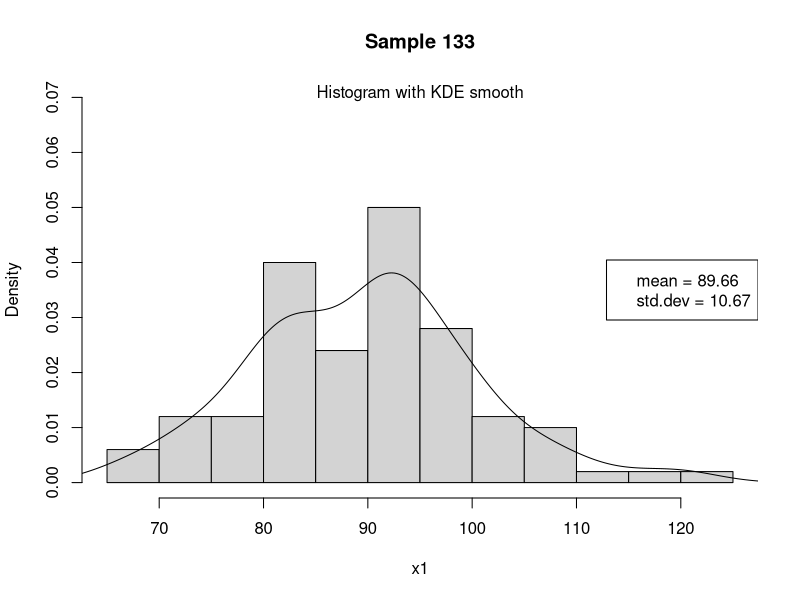
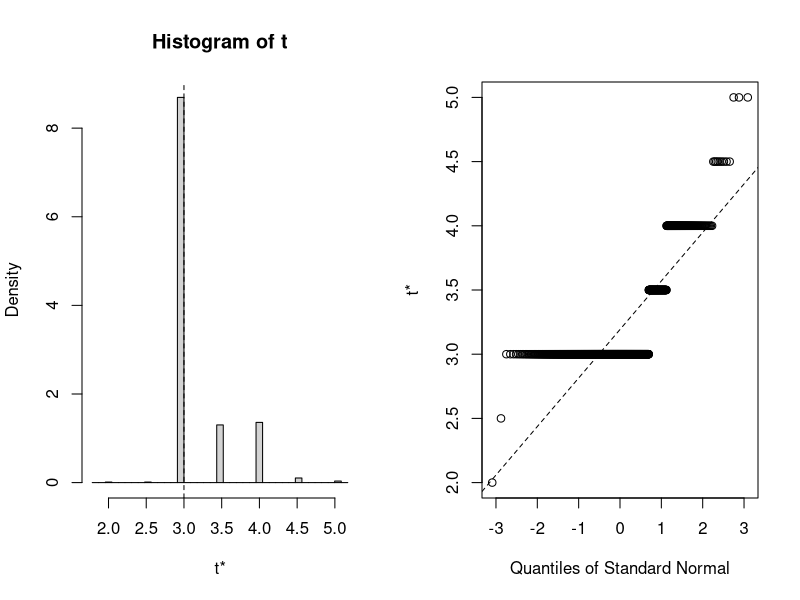

Write R code to recreate these figures, in order.
### R code from vignette source 'summeR-4-2-iteration-uniquebackupstring.Rnw'
### Encoding: UTF-8

###################################################
### code chunk number 1: tmpout
###################################################
tdir <- "tmpout"
if(!dir.exists(tdir)) dir.create(tdir, showWarnings=FALSE)


###################################################
### code chunk number 2: Roptions
###################################################
opts.orig <- options()
options(width=100, prompt="> ")
options(useFancyQuotes = FALSE)
set.seed(12345)
par.orig <- par(no.readonly = TRUE) 
pjmar <- c(4.1, 4.1, 1.5, 2.1)
options(SweaveHooks=list(fig=function() par(mar=pjmar, ps=12, xpd=F)))
pdf.options(onefile=F,family="Times",pointsize=12)
if(!file.exists("theme")) file.symlink("../../../../template/theme", "theme")


###################################################
### code chunk number 3: summeR-4-2-iteration-uniquebackupstring.Rnw:333-340
###################################################
x <- vector()
y <- vector()
for (i in 1:10) {
   x[i] <- log(i)
   y[i] <- exp(x[i])
}
cbind(i = 1:10, x, y)


###################################################
### code chunk number 4: summeR-4-2-iteration-uniquebackupstring.Rnw:355-361
###################################################
x <- log(1:10)
y <- vector()
for (johnelway in seq_along(x)){
  y[johnelway] <- exp(x[johnelway])
}
cbind(johnelway = seq_along(x), x, y)


###################################################
### code chunk number 5: summeR-4-2-iteration-uniquebackupstring.Rnw:374-379 (eval = FALSE)
###################################################
## myL <- list()
## ## pretend myL is full of some precious objects
## for (i in seq_along(myL)){
##   myL[[i]] <- someFunctionYouMakeUp(myL[[i]])
## }


###################################################
### code chunk number 6: summeR-4-2-iteration-uniquebackupstring.Rnw:387-391 (eval = FALSE)
###################################################
## newL <- list()
## for (i in 1:10){
##   newL[[i]] <- someFunctionYouMakeUp(myL[[i]])
## }


###################################################
### code chunk number 7: rep10
###################################################
## Declare a vector heinz57, do something to each element
heinz57 <- vector(mode = "numeric", length = 57)
for(i in 1:57) {
    heinz57[i] <- log(i)
}


###################################################
### code chunk number 8: rep20
###################################################
x1 <- log(1:57)
identical(x1, heinz57)


###################################################
### code chunk number 9: summeR-4-2-iteration-uniquebackupstring.Rnw:450-451 (eval = FALSE)
###################################################
## dat$z <- ifelse(dat$x1 > dat$y, dat$x1, dat$x2)


###################################################
### code chunk number 10: summeR-4-2-iteration-uniquebackupstring.Rnw:456-464 (eval = FALSE)
###################################################
## dat$z2 <- NA
## for(i in 1:NROW(dat)){
##     dat$z2[i] <- if(dat$x1[i] > dat$y[i]){
##         dat$x1[i] 
##     } else {
##         dat$x2[i]
##     }
## }


###################################################
### code chunk number 11: summeR-4-2-iteration-uniquebackupstring.Rnw:490-494 (eval = FALSE)
###################################################
## alist <- vector(mode = "list", length = 10000)
## for(i in 1:10000){
##     alist2[[i]] <- matrix(rnorm(9), ncol = 3)
## }


###################################################
### code chunk number 12: summeR-4-2-iteration-uniquebackupstring.Rnw:533-536
###################################################
set.seed(234)
getDF <- function(i) {data.frame(ds = i, x1 = rnorm(100), x2 = rnorm(100))}
jumboData <- lapply(1:150, getDF)


###################################################
### code chunk number 13: summeR-4-2-iteration-uniquebackupstring.Rnw:542-543
###################################################
colMresults <- lapply(jumboData, colMeans)


###################################################
### code chunk number 14: summeR-4-2-iteration-uniquebackupstring.Rnw:547-550
###################################################
is.list(colMresults)
print(colMresults[[1]])
print(colMresults[[2]])


###################################################
### code chunk number 15: summeR-4-2-iteration-uniquebackupstring.Rnw:556-559
###################################################
colMstacked <- do.call(rbind, colMresults)
dim(colMstacked)
head(colMstacked)


###################################################
### code chunk number 16: summeR-4-2-iteration-uniquebackupstring.Rnw:572-573 (eval = FALSE)
###################################################
##     aNewList <- lapply(someList, FUN = someFunction)


###################################################
### code chunk number 17: summeR-4-2-iteration-uniquebackupstring.Rnw:579-580 (eval = FALSE)
###################################################
##     aNewList <- lapply(someList, FUN = someFunction, arg2 = 7, arg3 = 5)


###################################################
### code chunk number 18: summeR-4-2-iteration-uniquebackupstring.Rnw:592-596
###################################################
getDF <- function(i, m1 = 0, m2 = 0, s1 = 1, s2 = 1) {
   data.frame(ds = i, x1 = rnorm(100, m1, s1), 
                      x2 = rnorm(100, m2, s2))}
jumboData <- lapply(1:150, getDF, m1 = 90, s1 = 10, m2 = 33, s2 = 10)


###################################################
### code chunk number 19: summeR-4-2-iteration-uniquebackupstring.Rnw:601-603
###################################################
colM3T <- t(sapply(jumboData, colMeans))
colM3T[1:5, ]


###################################################
### code chunk number 20: hist133
###################################################
ex133 <- jumboData[[133]]
head(ex133)


###################################################
### code chunk number 21: hist134
###################################################
hist(ex133$x1, xlab = "x1", prob = TRUE, main = "Sample 133", ylim = c(0, 0.07))
mtext("Histogram with KDE smooth", 3, -1)
lines(density(ex133$x1))
legend("right", legend = paste(c("mean =", "std.dev ="), round(c(mean(ex133$x1), sd(ex133$x1, 2)),2)))


###################################################
### code chunk number 22: summeR-4-2-iteration-uniquebackupstring.Rnw:645-649
###################################################
colMresults2 <- sapply(jumboData, colMeans)
dim(colMresults2)
## That's 150 columns with 3 rows each. The first 3 columns
colMresults2[ , 1:3]


###################################################
### code chunk number 23: summeR-4-2-iteration-uniquebackupstring.Rnw:658-660
###################################################
colMresults2T <- t(colMresults2)
head(colMresults2T)


###################################################
### code chunk number 24: summeR-4-2-iteration-uniquebackupstring.Rnw:674-677
###################################################
colMresults3 <- vapply(jumboData, colMeans, numeric(3))
## 3rd argument gives structure required in output from colMeans
str(colMresults3)


###################################################
### code chunk number 25: summeR-4-2-iteration-uniquebackupstring.Rnw:684-685
###################################################
colMresults3[ , 1:5]


###################################################
### code chunk number 26: poisson10
###################################################
samp <- rpois(20, lambda=3)


###################################################
### code chunk number 27: poisson20
###################################################
median(samp)


###################################################
### code chunk number 28: poisson30
###################################################
calcMed <- function(x, ind){
  median(x[ind])
}


###################################################
### code chunk number 29: poisson90
###################################################
library(boot)
bpois <- boot(samp, calcMed, R = 1000)
bpois


###################################################
### code chunk number 30: poisson100
###################################################
  plot(bpois)


###################################################
### code chunk number 31: sess10
###################################################
sessionInfo()


###################################################
### code chunk number 32: opts20
###################################################
## Don't delete this. It puts the interactive session options
## back the way they were. If this is compiled within a session
## it is vital to do this.
options(opts.orig)
options(par.orig)


